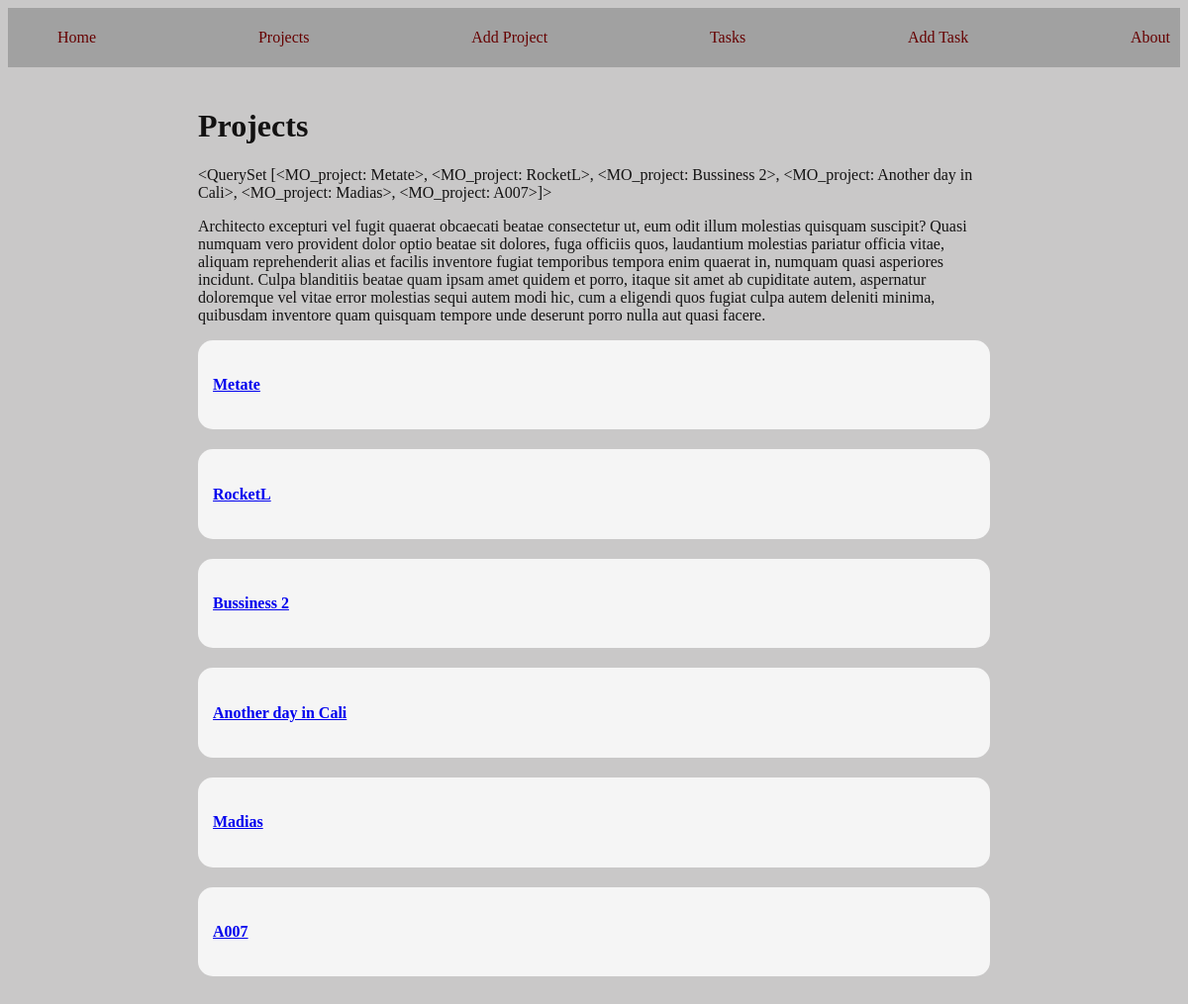
/projects/, run on the app's committed database.
### myapp/models.py (models this page shows)
class MO_project(models.Model):
    name = models.CharField(max_length=200)
    def __str__(self):
        return self.name

### myapp/views.py (the view)
# urls.py: path('projects/', vw.VW_project_list, name='URL_projects'),
def VW_project_list(request):
    try:
        OB_project = MO_project.objects.all()
        return render(request, 'projects/projects.html', {
            'OB_project': OB_project
        })
    except MO_project.DoesNotExist:
        raise Http404("Not found")

### myapp/templates/projects/projects.html (shortened to what this page needs)
<!DOCTYPE html>
{% extends 'layouts/base.html' %}
{% block content %}
<html>
  <head>
  </head>
  <body>
    <h1>Projects</h1>
    <p>{{OB_project}}</p>
    <p>{% lorem 1 b random %}</p>
    {% for project in OB_project%}
      <article class="card">
        <a href={% url 'URL_projectdetails' project.id%}>
          <h4> {{project.name}} </h4>
        </a>
        </article>
    {% endfor %}
  </body>
</html>
{% endblock %}

### myapp/static/css/main.css (style rules this page uses)
body { background: #c9c8c8; color: rgb(19, 18, 18); }
.card { background: whitesmoke; color: #000; border-radius: 15px; padding: 15px; margin-bottom: 20px; }

### data on the page
MO_project: name.name "<QuerySet [<MO_project: Metate>, <MO_project: RocketL>, <MO_project: Bussiness 2>, <MO_project: Another day in Cali>, <MO_project: Madias>, <MO_project: A007>]>", name "Metate"
MO_project: name "RocketL"
MO_project: name "Bussiness 2"
MO_project: name "Another day in Cali"
MO_project: name "Madias"
MO_project: name "A007"
